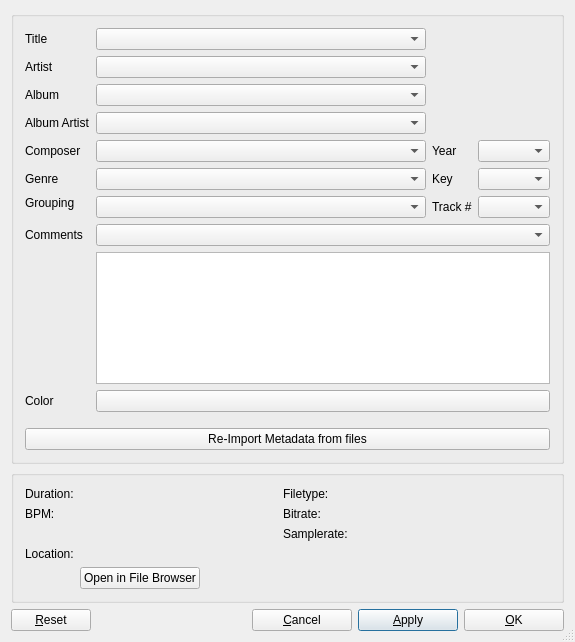
<?xml version="1.0" encoding="UTF-8"?>
<ui version="4.0">
 <class>DlgTrackInfoMulti</class>
 <widget class="QDialog" name="DlgTrackInfoMulti">
  <property name="geometry">
   <rect>
    <x>0</x>
    <y>0</y>
    <width>575</width>
    <height>642</height>
   </rect>
  </property>
  <property name="sizePolicy">
   <sizepolicy hsizetype="Preferred" vsizetype="Preferred">
    <horstretch>0</horstretch>
    <verstretch>0</verstretch>
   </sizepolicy>
  </property>
  <property name="windowTitle">
   <string>Track Editor</string>
  </property>
  <property name="toolTip">
   <string/>
  </property>
  <property name="sizeGripEnabled">
   <bool>true</bool>
  </property>
  <layout class="QVBoxLayout" name="main_layout" stretch="1,0,0">

   <item>
    <widget class="QGroupBox" name="tags_groupBox">
     <property name="sizePolicy">
      <sizepolicy hsizetype="Ignored" vsizetype="Preferred">
       <horstretch>0</horstretch>
       <verstretch>0</verstretch>
      </sizepolicy>
     </property>
     <layout class="QGridLayout" name="tags_layout" columnstretch="0,10,0,0">

      <item row="0" column="0">
       <widget class="QLabel" name="lblTitle">
        <property name="sizePolicy">
         <sizepolicy hsizetype="Preferred" vsizetype="Preferred">
          <horstretch>0</horstretch>
          <verstretch>0</verstretch>
         </sizepolicy>
        </property>
        <property name="font">
         <font>
          <italic>false</italic>
         </font>
        </property>
        <property name="text">
         <string>Title</string>
        </property>
        <property name="alignment">
         <set>Qt::AlignLeading|Qt::AlignLeft|Qt::AlignVCenter</set>
        </property>
       </widget>
      </item>
      <item row="0" column="1">
       <widget class="QComboBox" name="txtTitle">
        <property name="sizePolicy">
         <sizepolicy hsizetype="MinimumExpanding" vsizetype="Fixed">
          <horstretch>0</horstretch>
          <verstretch>0</verstretch>
         </sizepolicy>
        </property>
        <property name="minimumSize">
         <size>
          <width>0</width>
          <height>0</height>
         </size>
        </property>
       </widget>
      </item>

      <item row="0" column="2" rowspan="3" colspan="2">
       <widget class="QWidget" name="coverWidget" native="true">
        <property name="sizePolicy">
         <sizepolicy hsizetype="Preferred" vsizetype="Preferred">
          <horstretch>0</horstretch>
          <verstretch>0</verstretch>
         </sizepolicy>
        </property>
        <layout class="QHBoxLayout" name="coverLayout">
         <property name="spacing">
          <number>0</number>
         </property>
         <property name="sizeConstraint">
          <enum>QLayout::SetDefaultConstraint</enum>
         </property>
        </layout>
       </widget>
      </item>

      <item row="1" column="0">
       <widget class="QLabel" name="lblArtist">
        <property name="sizePolicy">
         <sizepolicy hsizetype="Preferred" vsizetype="Preferred">
          <horstretch>0</horstretch>
          <verstretch>0</verstretch>
         </sizepolicy>
        </property>
        <property name="text">
         <string>Artist</string>
        </property>
        <property name="alignment">
         <set>Qt::AlignLeading|Qt::AlignLeft|Qt::AlignVCenter</set>
        </property>
       </widget>
      </item>
      <item row="1" column="1">
       <widget class="QComboBox" name="txtArtist">
        <property name="sizePolicy">
         <sizepolicy hsizetype="MinimumExpanding" vsizetype="Fixed">
          <horstretch>0</horstretch>
          <verstretch>0</verstretch>
         </sizepolicy>
        </property>
        <property name="minimumSize">
         <size>
          <width>0</width>
          <height>0</height>
         </size>
        </property>
       </widget>
      </item>

      <item row="2" column="0">
       <widget class="QLabel" name="lblAlbum">
        <property name="sizePolicy">
         <sizepolicy hsizetype="Preferred" vsizetype="Preferred">
          <horstretch>0</horstretch>
          <verstretch>0</verstretch>
         </sizepolicy>
        </property>
        <property name="text">
         <string>Album</string>
        </property>
        <property name="alignment">
         <set>Qt::AlignLeading|Qt::AlignLeft|Qt::AlignVCenter</set>
        </property>
       </widget>
      </item>
      <item row="2" column="1">
       <widget class="QComboBox" name="txtAlbum">
        <property name="sizePolicy">
         <sizepolicy hsizetype="MinimumExpanding" vsizetype="Fixed">
          <horstretch>0</horstretch>
          <verstretch>0</verstretch>
         </sizepolicy>
        </property>
        <property name="minimumSize">
         <size>
          <width>0</width>
          <height>0</height>
         </size>
        </property>
       </widget>
      </item>

      <item row="3" column="0">
       <widget class="QLabel" name="lblAlbumArtist">
        <property name="sizePolicy">
         <sizepolicy hsizetype="Preferred" vsizetype="Preferred">
          <horstretch>0</horstretch>
          <verstretch>0</verstretch>
         </sizepolicy>
        </property>
        <property name="text">
         <string>Album Artist</string>
        </property>
        <property name="alignment">
         <set>Qt::AlignLeading|Qt::AlignLeft|Qt::AlignVCenter</set>
        </property>
       </widget>
      </item>
      <item row="3" column="1">
       <widget class="QComboBox" name="txtAlbumArtist">
        <property name="sizePolicy">
         <sizepolicy hsizetype="MinimumExpanding" vsizetype="Fixed">
          <horstretch>0</horstretch>
          <verstretch>0</verstretch>
         </sizepolicy>
        </property>
        <property name="minimumSize">
         <size>
          <width>0</width>
          <height>0</height>
         </size>
        </property>
       </widget>
      </item>

      <item row="3" column="2" colspan="2">
       <widget class="WStarRating" name="starRating">
        <property name="mouseTracking">
          <bool>true</bool>
        </property>
        <property name="upDownChangesFocus">
         <bool>true</bool>
        </property>
        <property name="focusPolicy">
          <enum>Qt::StrongFocus</enum>
        </property>
        <property name="sizePolicy">
         <sizepolicy hsizetype="Preferred" vsizetype="Preferred">
          <horstretch>0</horstretch>
          <verstretch>0</verstretch>
         </sizepolicy>
        </property>
       </widget>
      </item>

      <item row="4" column="0">
       <widget class="QLabel" name="lblComposer">
        <property name="text">
         <string>Composer</string>
        </property>
        <property name="alignment">
         <set>Qt::AlignLeading|Qt::AlignLeft|Qt::AlignVCenter</set>
        </property>
       </widget>
      </item>
      <item row="4" column="1">
       <widget class="QComboBox" name="txtComposer">
        <property name="sizePolicy">
         <sizepolicy hsizetype="MinimumExpanding" vsizetype="Fixed">
          <horstretch>0</horstretch>
          <verstretch>0</verstretch>
         </sizepolicy>
        </property>
        <property name="minimumSize">
         <size>
          <width>0</width>
          <height>0</height>
         </size>
        </property>
       </widget>
      </item>

      <item row="4" column="2">
       <widget class="QLabel" name="lblYear">
        <property name="text">
         <string>Year</string>
        </property>
        <property name="alignment">
         <set>Qt::AlignLeading|Qt::AlignLeft|Qt::AlignVCenter</set>
        </property>
       </widget>
      </item>
      <item row="4" column="3">
       <widget class="QComboBox" name="txtYear">
        <property name="sizePolicy">
         <sizepolicy hsizetype="Expanding" vsizetype="Fixed">
          <horstretch>0</horstretch>
          <verstretch>0</verstretch>
         </sizepolicy>
        </property>
       </widget>
      </item>

      <item row="5" column="0">
       <widget class="QLabel" name="lblGenre">
        <property name="text">
         <string>Genre</string>
        </property>
        <property name="alignment">
         <set>Qt::AlignLeading|Qt::AlignLeft|Qt::AlignVCenter</set>
        </property>
       </widget>
      </item>
      <item row="5" column="1">
       <widget class="QComboBox" name="txtGenre">
        <property name="sizePolicy">
         <sizepolicy hsizetype="MinimumExpanding" vsizetype="Fixed">
          <horstretch>0</horstretch>
          <verstretch>0</verstretch>
         </sizepolicy>
        </property>
        <property name="minimumSize">
         <size>
          <width>0</width>
          <height>0</height>
         </size>
        </property>
       </widget>
      </item>

      <item row="5" column="2">
       <widget class="QLabel" name="lblKey">
        <property name="text">
         <string>Key</string>
        </property>
        <property name="alignment">
         <set>Qt::AlignLeading|Qt::AlignLeft|Qt::AlignVCenter</set>
        </property>
       </widget>
      </item>
      <item row="5" column="3">
       <widget class="QComboBox" name="txtKey">
        <property name="sizePolicy">
         <sizepolicy hsizetype="Expanding" vsizetype="Fixed">
          <horstretch>0</horstretch>
          <verstretch>0</verstretch>
         </sizepolicy>
        </property>
        <property name="minimumSize">
         <size>
          <width>0</width>
          <height>0</height>
         </size>
        </property>
       </widget>
      </item>

      <item row="6" column="0">
       <widget class="QLabel" name="lblGrouping">
        <property name="text">
         <string>Grouping</string>
        </property>
        <property name="alignment">
         <set>Qt::AlignLeading|Qt::AlignLeft|Qt::AlignTop</set>
        </property>
       </widget>
      </item>
      <item row="6" column="1">
       <widget class="QComboBox" name="txtGrouping">
        <property name="sizePolicy">
         <sizepolicy hsizetype="MinimumExpanding" vsizetype="Fixed">
          <horstretch>0</horstretch>
          <verstretch>0</verstretch>
         </sizepolicy>
        </property>
        <property name="minimumSize">
         <size>
          <width>0</width>
          <height>0</height>
         </size>
        </property>
       </widget>
      </item>

      <item row="6" column="2">
       <widget class="QLabel" name="lblTrackNumber">
        <property name="text">
         <string>Track #</string>
        </property>
        <property name="alignment">
         <set>Qt::AlignLeading|Qt::AlignLeft|Qt::AlignVCenter</set>
        </property>
       </widget>
      </item>
      <item row="6" column="3">
       <widget class="QComboBox" name="txtTrackNumber">
        <property name="sizePolicy">
         <sizepolicy hsizetype="Expanding" vsizetype="Fixed">
          <horstretch>0</horstretch>
          <verstretch>0</verstretch>
         </sizepolicy>
        </property>
        <property name="minimumSize">
         <size>
          <width>0</width>
          <height>0</height>
         </size>
        </property>
       </widget>
      </item>

      <item row="7" column="0">
       <widget class="QLabel" name="lblTrackComment">
        <property name="text">
         <string>Comments</string>
        </property>
        <property name="alignment">
         <set>Qt::AlignLeading|Qt::AlignLeft|Qt::AlignVCenter</set>
        </property>
       </widget>
      </item>
      <item row="7" column="1" colspan="3">
       <widget class="QComboBox" name="txtCommentBox">
        <property name="sizePolicy">
         <sizepolicy hsizetype="MinimumExpanding" vsizetype="Fixed">
          <horstretch>0</horstretch>
          <verstretch>0</verstretch>
         </sizepolicy>
        </property>
        <property name="minimumSize">
         <size>
          <width>0</width>
          <height>0</height>
         </size>
        </property>
       </widget>
      </item>
      <item row="8" column="1" colspan="3">
       <widget class="QPlainTextEdit" name="txtComment">
        <property name="sizePolicy">
         <sizepolicy hsizetype="MinimumExpanding" vsizetype="Preferred">
          <horstretch>0</horstretch>
          <verstretch>0</verstretch>
         </sizepolicy>
        </property>
        <property name="tabChangesFocus">
         <bool>true</bool>
        </property>
       </widget>
      </item>

      <item row="9" column="0">
       <widget class="QLabel" name="lblTrackColor">
        <property name="text">
         <string>Color</string>
        </property>
        <property name="alignment">
         <set>Qt::AlignLeading|Qt::AlignLeft|Qt::AlignVCenter</set>
        </property>
       </widget>
      </item>
      <item row="9" column="1" colspan="3">
       <widget class="QPushButton" name="btnColorPicker">
        <property name="sizePolicy">
         <sizepolicy hsizetype="MinimumExpanding" vsizetype="Fixed">
          <horstretch>0</horstretch>
          <verstretch>0</verstretch>
         </sizepolicy>
        </property>
       </widget>
      </item>

      <item row="10" column="0">
       <spacer name="spacerColorPicker">
        <property name="orientation">
         <enum>Qt::Horizontal</enum>
        </property>
        <property name="sizeHint" stdset="0">
         <size>
          <width>40</width>
          <height>10</height>
         </size>
        </property>
       </spacer>
      </item>

      <item row="11" column="0" colspan="4">
       <widget class="QPushButton" name="btnImportMetadataFromFile">
        <property name="text">
         <string>Re-Import Metadata from files</string>
        </property>
       </widget>
      </item>
     </layout>
    </widget>
   </item>

   <item>
    <widget class="QGroupBox" name="properties_groupBox">
     <property name="sizePolicy">
      <sizepolicy hsizetype="Preferred" vsizetype="Maximum">
       <horstretch>0</horstretch>
       <verstretch>0</verstretch>
      </sizepolicy>
     </property>
     <layout class="QGridLayout" name="properties_layout" columnstretch="0,1,0,1">

      <item row="0" column="0">
       <widget class="QLabel" name="lblDuration">
        <property name="text">
         <string>Duration:</string>
        </property>
       </widget>
      </item>
      <item row="0" column="1">
       <widget class="QLabel" name="txtDuration">
        <property name="font">
         <font>
          <weight>75</weight>
          <bold>true</bold>
         </font>
        </property>
        <property name="text">
         <string/>
        </property>
        <property name="textInteractionFlags">
         <set>Qt::LinksAccessibleByMouse|Qt::TextSelectableByKeyboard|Qt::TextSelectableByMouse</set>
        </property>
       </widget>
      </item>

      <item row="0" column="2">
       <widget class="QLabel" name="lblType">
        <property name="text">
         <string>Filetype:</string>
        </property>
       </widget>
      </item>
      <item row="0" column="3">
       <widget class="QLabel" name="txtType">
        <property name="font">
         <font>
          <weight>75</weight>
          <bold>true</bold>
         </font>
        </property>
        <property name="text">
         <string/>
        </property>
        <property name="textInteractionFlags">
         <set>Qt::LinksAccessibleByMouse|Qt::TextSelectableByKeyboard|Qt::TextSelectableByMouse</set>
        </property>
       </widget>
      </item>

      <item row="1" column="0">
       <widget class="QLabel" name="lblBpm">
        <property name="text">
         <string>BPM:</string>
        </property>
       </widget>
      </item>
      <item row="1" column="1">
       <widget class="QLabel" name="txtBpm">
        <property name="font">
         <font>
          <weight>75</weight>
          <bold>true</bold>
         </font>
        </property>
        <property name="text">
         <string/>
        </property>
        <property name="textInteractionFlags">
         <set>Qt::LinksAccessibleByMouse|Qt::TextSelectableByKeyboard|Qt::TextSelectableByMouse</set>
        </property>
       </widget>
      </item>

      <item row="1" column="2">
       <widget class="QLabel" name="lblBitrate">
        <property name="text">
         <string>Bitrate:</string>
        </property>
       </widget>
      </item>
      <item row="1" column="3">
       <widget class="QLabel" name="txtBitrate">
        <property name="font">
         <font>
          <weight>75</weight>
          <bold>true</bold>
         </font>
        </property>
        <property name="text">
         <string/>
        </property>
        <property name="textInteractionFlags">
         <set>Qt::LinksAccessibleByMouse|Qt::TextSelectableByKeyboard|Qt::TextSelectableByMouse</set>
        </property>
       </widget>
      </item>

      <item row="2" column="2">
       <widget class="QLabel" name="lblSamplerate">
        <property name="text">
         <string>Samplerate:</string>
        </property>
       </widget>
      </item>
      <item row="2" column="3">
       <widget class="QLabel" name="txtSamplerate">
        <property name="font">
         <font>
          <weight>75</weight>
          <bold>true</bold>
         </font>
        </property>
        <property name="text">
         <string/>
        </property>
       </widget>
      </item>

      <item row="3" column="0">
       <widget class="QLabel" name="lblLocation">
        <property name="text">
         <string>Location:</string>
        </property>
        <property name="alignment">
         <set>Qt::AlignLeading|Qt::AlignLeft|Qt::AlignTop</set>
        </property>
       </widget>
      </item>
      <item row="3" column="1" colspan="3">
       <widget class="QLabel" name="txtLocation">
        <property name="text">
         <string/>
        </property>
        <property name="wordWrap">
         <bool>true</bool>
        </property>
        <property name="textInteractionFlags">
         <set>Qt::LinksAccessibleByMouse|Qt::TextSelectableByKeyboard|Qt::TextSelectableByMouse</set>
        </property>
       </widget>
      </item>

      <item row="4" column="1" colspan="3">
       <layout class="QHBoxLayout" name="file_browser_btn_layout">
        <item>
         <widget class="QPushButton" name="btnOpenFileBrowser">
          <property name="text">
           <string>Open in File Browser</string>
          </property>
         </widget>
        </item>
        <item>
         <spacer name="file_browser_spacer">
          <property name="orientation">
           <enum>Qt::Horizontal</enum>
          </property>
          <property name="sizeHint" stdset="0">
           <size>
            <width>40</width>
            <height>10</height>
           </size>
          </property>
         </spacer>
        </item>
       </layout>
      </item>
     </layout>
    </widget>
   </item>

   <item>
    <layout class="QHBoxLayout" name="buttonLayout">
     <item>
      <widget class="QPushButton" name="btnReset">
       <property name="toolTip">
        <string extracomment="&quot;Reset&quot; button">Discard changes and reload saved values.</string>
       </property>
       <property name="text">
        <string>&amp;Reset</string>
       </property>
      </widget>
     </item>
     <item>
      <spacer name="reset_button_spacer">
       <property name="orientation">
        <enum>Qt::Horizontal</enum>
       </property>
       <property name="sizeHint" stdset="0">
        <size>
         <width>40</width>
         <height>20</height>
        </size>
       </property>
      </spacer>
     </item>
     <item>
      <widget class="QPushButton" name="btnCancel">
       <property name="minimumSize">
        <size>
         <width>100</width>
         <height>0</height>
        </size>
       </property>
       <property name="toolTip">
        <string extracomment="&quot;Cancel&quot; button">Discard changes and close the window.</string>
       </property>
       <property name="text">
        <string>&amp;Cancel</string>
       </property>
       <property name="default">
        <bool>false</bool>
       </property>
      </widget>
     </item>
     <item>
      <widget class="QPushButton" name="btnApply">
       <property name="minimumSize">
        <size>
         <width>100</width>
         <height>0</height>
        </size>
       </property>
       <property name="toolTip">
        <string extracomment="&quot;Apply&quot; button">Save changes and keep the window open.</string>
       </property>
       <property name="text">
        <string>&amp;Apply</string>
       </property>
       <property name="default">
        <bool>true</bool>
       </property>
      </widget>
     </item>
     <item>
      <widget class="QPushButton" name="btnOK">
       <property name="minimumSize">
        <size>
         <width>100</width>
         <height>0</height>
        </size>
       </property>
       <property name="toolTip">
        <string extracomment="&quot;OK&quot; button">Save changes and close the window.</string>
       </property>
       <property name="text">
        <string>&amp;OK</string>
       </property>
       <property name="default">
        <bool>false</bool>
       </property>
      </widget>
     </item>
    </layout>
   </item>

  </layout>
 </widget>
 <layoutdefault spacing="6" margin="11"/>
 <customwidgets>
  <customwidget>
   <class>WStarRating</class>
   <extends>QWidget</extends>
   <header>widget/wstarrating.h</header>
  </customwidget>
 </customwidgets>
 <tabstops>
  <tabstop>txtTitle</tabstop>
  <tabstop>txtArtist</tabstop>
  <tabstop>txtAlbum</tabstop>
  <tabstop>txtAlbumArtist</tabstop>
  <tabstop>txtComposer</tabstop>
  <tabstop>txtGenre</tabstop>
  <tabstop>txtGrouping</tabstop>
  <tabstop>txtCommentBox</tabstop>
  <tabstop>txtComment</tabstop>
  <tabstop>starRating</tabstop>
  <tabstop>txtYear</tabstop>
  <tabstop>txtKey</tabstop>
  <tabstop>txtTrackNumber</tabstop>
  <tabstop>btnColorPicker</tabstop>
  <tabstop>btnImportMetadataFromFile</tabstop>
  <tabstop>btnCancel</tabstop>
  <tabstop>btnApply</tabstop>
  <tabstop>btnOK</tabstop>
 </tabstops>
 <resources/>
 <connections/>
</ui>
